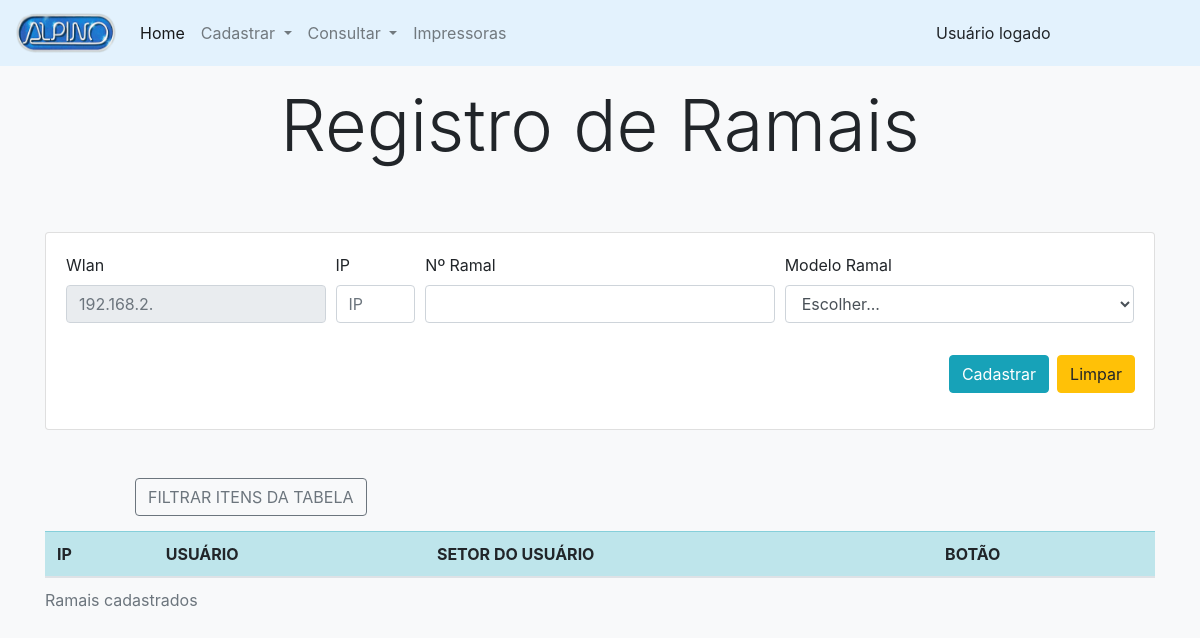
Page /public/pags/ti/register/registerRamal.php on the earlier database version.
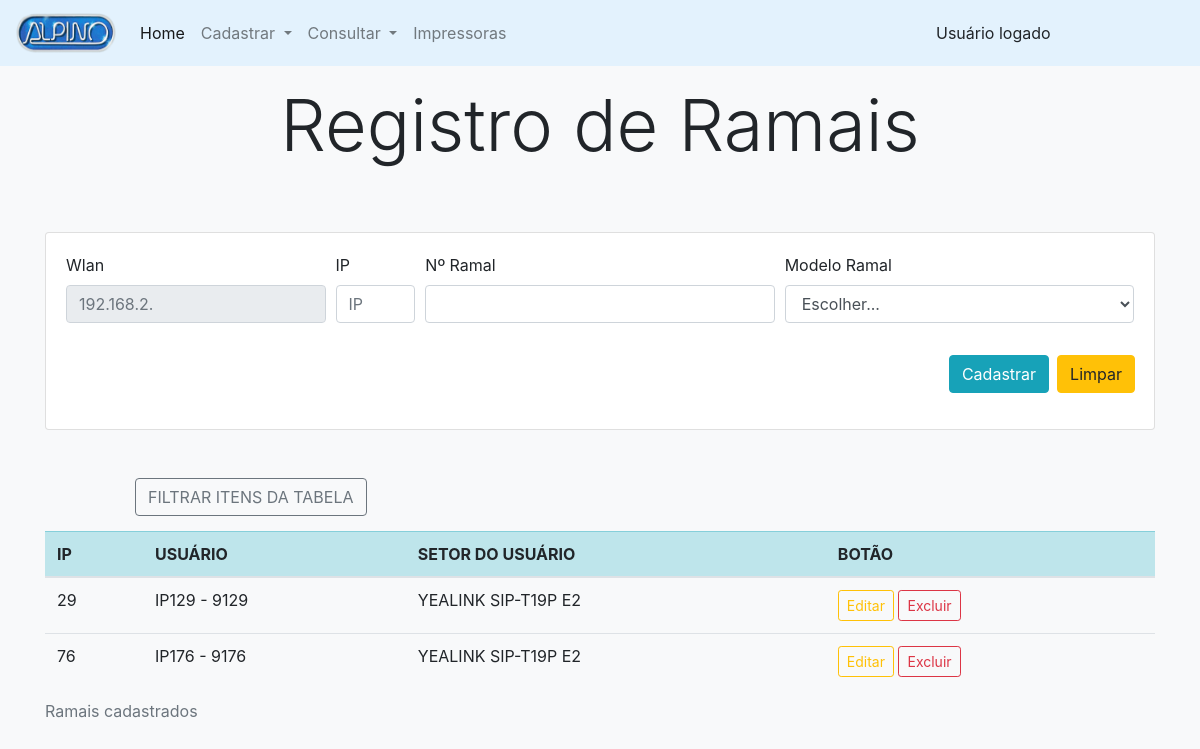
Same page on the later database version.
### tables this page shows
CREATE TABLE `ramal` (
  `ip` int(10) UNSIGNED NOT NULL,
  `ramal` varchar(100) NOT NULL,
  `modelo_ramal` varchar(100) NOT NULL
);

### public/pags/ti/register/registerRamal.php (the view, shortened to what the changed rows need)
<?php
    include_once("../../../../src/config/conexaodb.php");
    $sql_ramal = mysqli_query($conn, "SELECT * FROM ramal ORDER BY ip");
?>
<html lang="pt-br">
<head>
    <link rel="stylesheet" href="../../../../node_modules/bootstrap/dist/css/bootstrap.css">
    <link rel="stylesheet" href="https://cdn.datatables.net/1.10.22/css/jquery.dataTables.min.css">
    <link rel="stylesheet" href="https://cdn.datatables.net/buttons/1.6.4/css/buttons.dataTables.min.css">
</head>
<body class="bg-light">
    <div class="container">
        <div class="row justify-content-center">
            <div class="col-lg-12">
                <div>
                    <table id="tabelaOffice" class="table">
                        <caption>Ramais cadastrados</caption>
                        <thead>
                            <tr class="table-info">
                                <th scope="col">IP</th>
                                <th scope="col">USUÁRIO</th>
                                <th scope="col">SETOR DO USUÁRIO</th>
                                <th scope="col">BOTÃO</th>
                            </tr>
                        </thead>
                        <tbody>
                            <?php while($linha_tabela = mysqli_fetch_assoc($sql_ramal)) { ?>
                            <tr>
                                <td>
                                    <?php echo $linha_tabela['ip']; ?>
                                </td>
                                <td>
                                    <?php echo $linha_tabela['ramal']; ?>
                                </td>
                                <td>
                                    <?php echo $linha_tabela['modelo_ramal']; ?>
                                </td>
                                <td>
                                    <button type="button" class="btn btn-outline-warning btn-sm" data-toggle="modal"
                                        data-target="#editar" data-ip="<?php echo $linha_tabela['ip']; ?>"
                                        data-ramal="<?php echo $linha_tabela['ramal']; ?>"
                                        data-modelo_ramal="<?php echo $linha_tabela['modelo_ramal']; ?>">
                                        Editar
                                    </button>
                                    <a
                                        href="../../../../src/db/ti/ramal/delete.php?id=<?php echo $linha_tabela['ip']; ?>">
                                        <button type="button" class="btn btn-outline-danger btn-sm">Excluir</button>
                                    </a>
                                </td>
                            </tr>
                            <?php } ?>
                        </tbody>
                    </table>
                </div>
            </div>
        </div>
    </div>
</body>
</html>

Differences in the rows shown:
added ramal: ip "29", ramal "IP129 - 9129", modelo_ramal "YEALINK SIP-T19P E2"
added ramal: ip "76", ramal "IP176 - 9176", modelo_ramal "YEALINK SIP-T19P E2"
